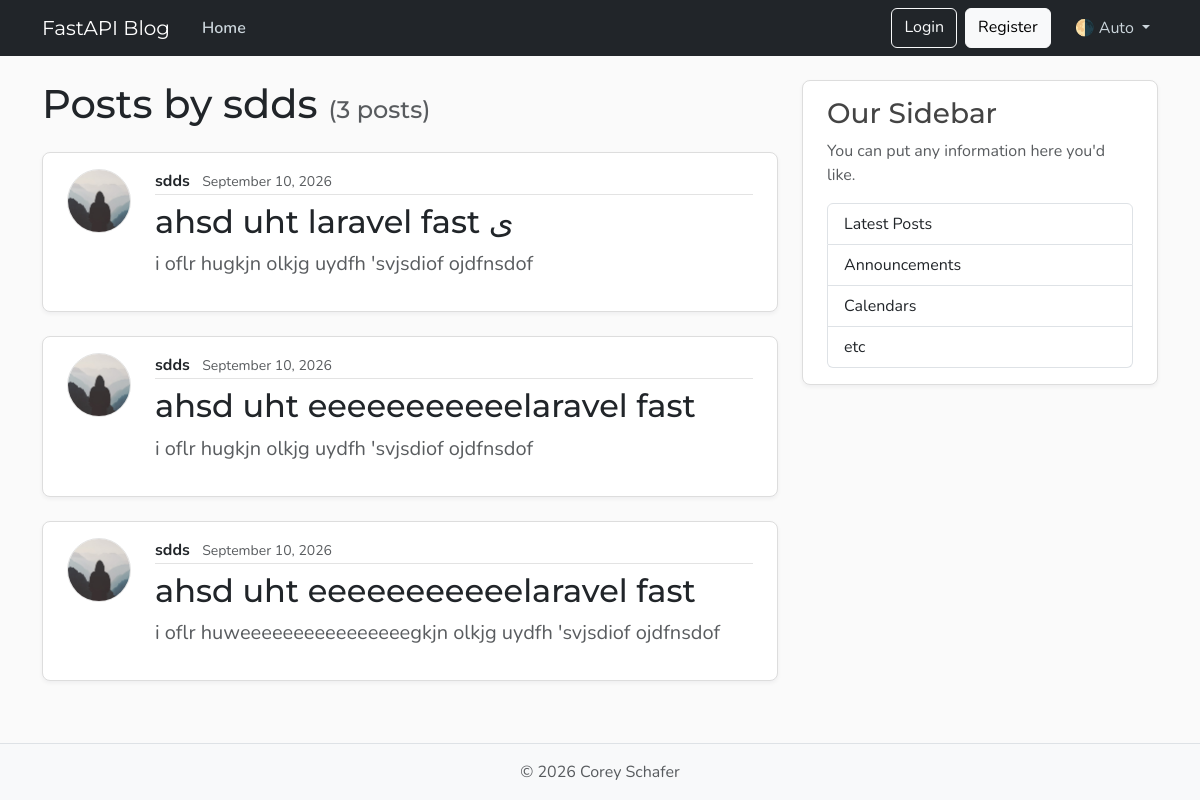
/users/2/posts/page, run on an earlier commit of the app's database.
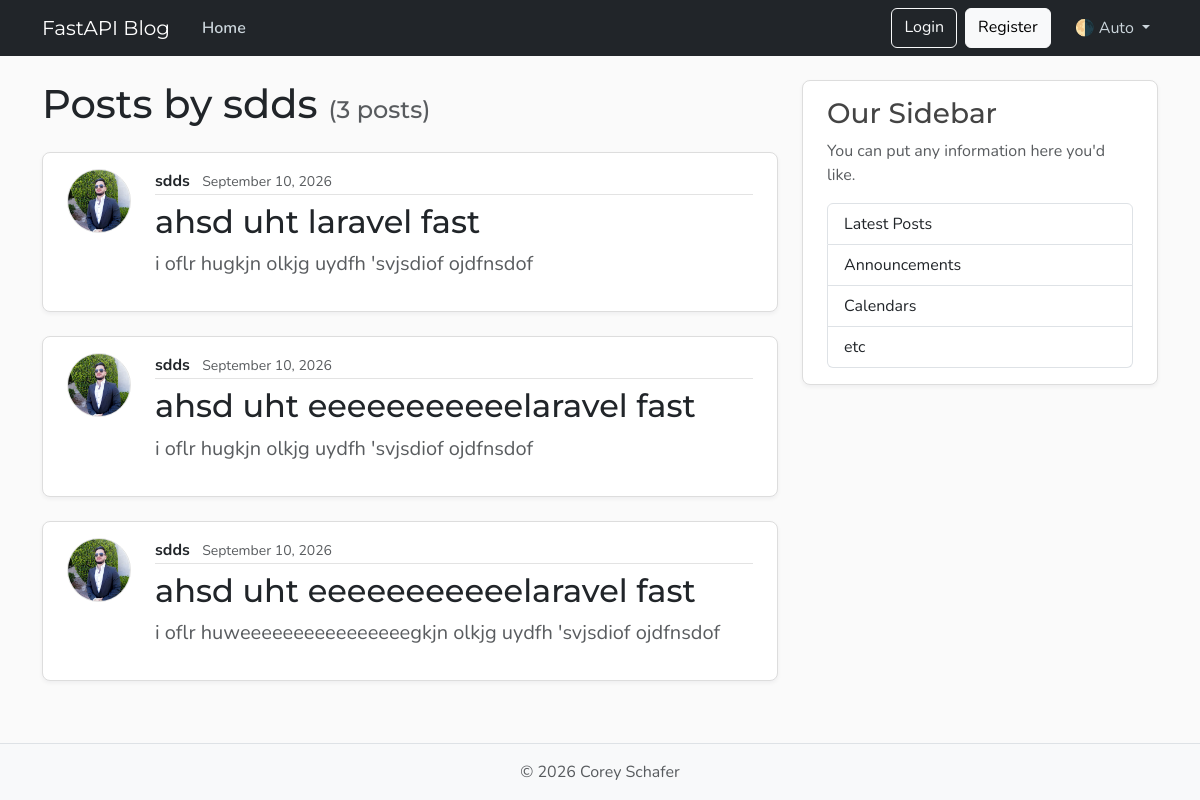
And on a later commit of the database.
### schemas/model.py (models this page shows, shortened)
class Post(Base):
    __tablename__ = "posts"
    id: Mapped[int] = mapped_column(Integer, primary_key=True, index=True)
    title: Mapped[str] = mapped_column(String(100), nullable=False)
    content: Mapped[str] = mapped_column(Text, nullable=False)
    user_id: Mapped[int] = mapped_column(ForeignKey("users.id"), nullable=False, index=True)
    date_posted: Mapped[datetime] = mapped_column(
        DateTime(timezone=True),
        default=lambda: datetime.now(timezone.utc),
    )
    author: Mapped[User] = relationship("User", back_populates="posts")

class User(Base):
    __tablename__ = "users"
    id: Mapped[int] = mapped_column(Integer, primary_key=True, index=True)
    username: Mapped[str] = mapped_column(String(50), unique=True, nullable=False)
    email: Mapped[str] = mapped_column(String(120), unique=True, nullable=False)
    image_file: Mapped[str | None] = mapped_column(String(200), nullable=True, default=None)
    posts: Mapped[list[Post]] = relationship("Post", back_populates="author")

### main.py (the view)
@app.get("/users/{user_id}/posts/page", include_in_schema=False, name="user_posts")
async def user_posts_page(request: Request, user_id: int, db: Annotated[AsyncSession, Depends(get_db)]):
    result = await db.execute(select(schemas.model.User).where(schemas.model.User.id == user_id))
    user = result.scalars().first()
    if not user:
        raise HTTPException(status_code=status.HTTP_404_NOT_FOUND, detail="User not found")
    result = await db.execute(
        select(schemas.model.Post)
        .where(schemas.model.Post.user_id == user_id)
        .options(selectinload(schemas.model.Post.author))
    )
    posts = result.scalars().all()
    return templates.TemplateResponse(
        request, "user_posts.html", {"posts": posts, "user": user, "title": f"{user.username}'s Posts"}
    )

### templates/user_posts.html
{% extends "layout.html" %}
{% block content %}
    <h1 class="mb-4 text-body">
        Posts by {{ user.username }}
        <small class="text-body-secondary fs-4">({{ posts|length }} posts)</small>
    </h1>
    {% for post in posts %}
        <article class="content-section py-3 px-4 mb-4">
            <div class="d-flex align-items-start gap-4">
                <img class="rounded-circle article-img flex-shrink-0"
                     src="{{ user.image_path }}"
                     alt="{{ user.username }}'s profile picture"
                     width="64"
                     height="64"
                     loading="lazy">
                <div class="flex-grow-1">
                    <div class="article-metadata mb-2">
                        <span class="me-2 fw-bold text-body">
                            {{ user.username }}
                        </span>
                        <small class="text-body-secondary">{{ post.date_posted.strftime("%B %d, %Y") }}</small>
                    </div>
                    <h2>
                        <a class="article-title text-decoration-none text-body" href="{{ url_for('post_page', post_id=post.id) }}">
                            {{ post.title }}
                        </a>
                    </h2>
                    <p class="article-content text-body-secondary mt-2">{{ post.content }}</p>
                </div>
            </div>
        </article>
    {% else %}
        <div class="alert alert-info" role="alert">
            This user hasn't posted anything yet.
        </div>
    {% endfor %}
{% endblock content %}

What changed in the data, as far as the page shows it:
changed Post: image_path: picture added in place of a placeholder; title "ahsd uht laravel fast ى" → "ahsd uht laravel fast"
changed through a linked row, Post (number 2 of 3 on the later page): image_path: picture added in place of a placeholder
changed through a linked row, Post "i oflr huweeeeeeeeeeeeeeeegkjn olkjg uydfh 'svjsdiof ojdfnsdof": image_path: picture added in place of a placeholder
